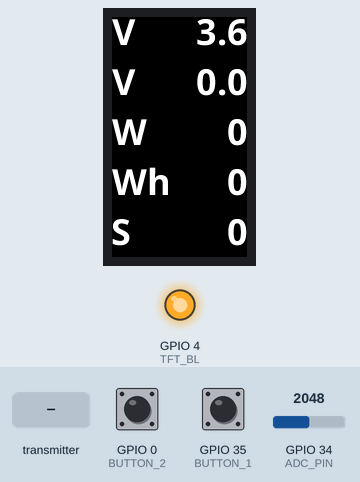
Simulated run of this sketch. Board: ESP32. On the bench: 135×240 colour display, output pins drawn as LEDs (lit = HIGH). The inputs (shaded band) are chosen by the test bench; at power-on: GPIO 0 (BUTTON_2) HIGH, GPIO 35 (BUTTON_1) HIGH, GPIO 34 (ADC_PIN) = 2048. What the sketch prints to the serial monitor is not drawn.

Above: at 1.3 s.
1.4 s: GPIO 0 (BUTTON_2) pulled LOW for 1 s
At 3.4 s:
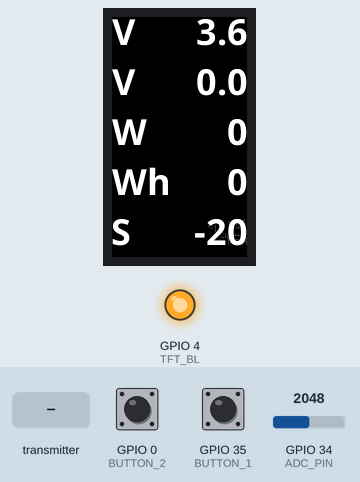
3.9 s: the transmitter starts sending board_voltage = 25
At 5.2 s:
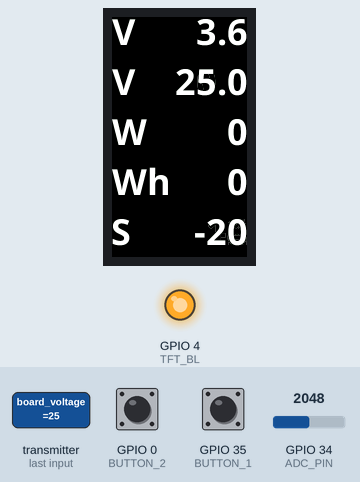
5.5 s: GPIO 35 (BUTTON_1) pulled LOW for 3.2 s
At 9.5 s:
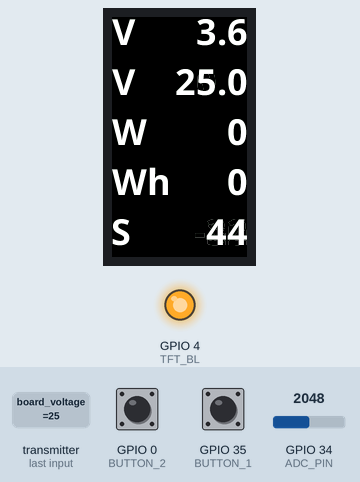
10.2 s: GPIO 34 (ADC_PIN) set to 2866
At 11.3 s:
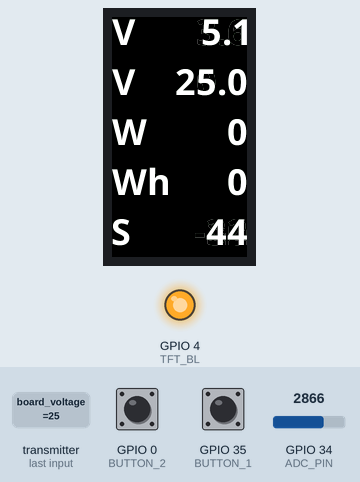
11.8 s: the transmitter starts sending power = 25
At 13.1 s:
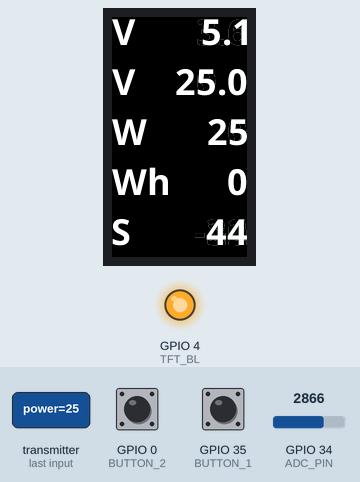
13.4 s: the transmitter starts sending energy = 25
At 13.8 s:
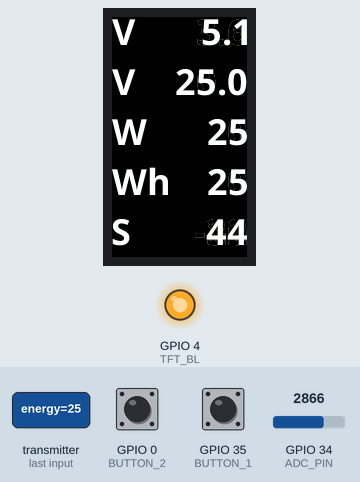
Timing chart, 0 to 16.0 s (numbered marks = the images above; inputs shaded):
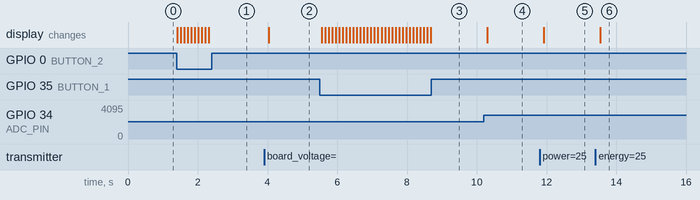

The sketch:

sup_board_remote.ino
```cpp
#include <TFT_eSPI.h>
#include <SPI.h>
#include <Wire.h>
#include <Button2.h>
#include "esp_adc_cal.h"
#include "NotoSansBold36.h"

#include <esp_now.h>
#include <WiFi.h>


#ifndef TFT_DISPOFF
#define TFT_DISPOFF 0x28
#endif

#ifndef TFT_SLPIN
#define TFT_SLPIN 0x10
#endif

#define TFT_MOSI 19
#define TFT_SCLK 18
#define TFT_CS 5
#define TFT_DC 16
#define TFT_RST 23

#define TFT_BL 4 //
#define ADC_EN 14
#define ADC_PIN 34
#define BUTTON_1 35//25
#define BUTTON_2 0//26
#define BUTTON_3 27

#define AA_FONT_LARGE NotoSansBold36


TFT_eSPI tft = TFT_eSPI(135, 240);
Button2 btn3(BUTTON_3);

char buff[512];
int vref = 1100;

float voltage = -1;
float voltage_last = -1;
float board_voltage_last = -1;
float power_last = -1;
float energy_last = -1;
int speed_last = -1;


uint8_t broadcastAddress[] = {0x24, 0x62, 0xAB, 0xF9, 0x99, 0xBC};

float board_voltage;
float power;
float energy;

int speed;

// Variable to store if sending data was successful
String success;

typedef struct struct_message_remote {
    int speed;
} struct_message_remote;

typedef struct struct_message_base {
    float board_voltage;
    float power;
    float energy;
} struct_message_base;

struct_message_remote outgoingReadings;
struct_message_base incomingReadings;

// Callback when data is sent
void OnDataSent(const uint8_t *mac_addr, esp_now_send_status_t status) {
//  Serial.print("\r\nLast Packet Send Status:\t");
 // Serial.println(status == ESP_NOW_SEND_SUCCESS ? "Delivery Success" : "Delivery Fail");
  if (status ==0){
    success = "Delivery Success :)";
  }
  else{
    success = "Delivery Fail :(";
  }
}

// Callback when data is received
void OnDataRecv(const uint8_t * mac, const uint8_t *incomingData, int len) {
  memcpy(&incomingReadings, incomingData, sizeof(incomingReadings));
  Serial.print("Received: ");
  Serial.print(incomingReadings.board_voltage);
  Serial.print(",");
  Serial.print(incomingReadings.power);
  Serial.print(",");
  Serial.println(incomingReadings.energy);

  board_voltage = incomingReadings.board_voltage;
  power = incomingReadings.power;
  energy = incomingReadings.energy;
}

void setup() {
  // Init Serial Monitor
  Serial.begin(115200);

  tft_setup();

  WiFi.mode(WIFI_STA);

  // Init ESP-NOW
  if (esp_now_init() != ESP_OK) {
    Serial.println("Error initializing ESP-NOW");
    return;
  }

  // Once ESPNow is successfully Init, we will register for Send CB to
  // get the status of Trasnmitted packet
  esp_now_register_send_cb(OnDataSent);

  // Register peer
  esp_now_peer_info_t peerInfo;
  memcpy(peerInfo.peer_addr, broadcastAddress, 6);
  peerInfo.channel = 0;
  peerInfo.encrypt = false;

  // Add peer
  if (esp_now_add_peer(&peerInfo) != ESP_OK){
    Serial.println("Failed to add peer");
    return;
  }
  // Register for a callback function that will be called when data is received
  esp_now_register_recv_cb(OnDataRecv);
}

void loop() {
    static uint64_t timeStamp = 0;
    if (millis() - timeStamp > 100) {
      timeStamp = millis();
      int button_state_1 = digitalRead(BUTTON_1);
      int button_state_2 = digitalRead(BUTTON_2);

      if (button_state_1 == LOW) {
        change_speed(1);
      } else if (button_state_2 == LOW) {
         change_speed(-1);
      }

    // Set values to send
    outgoingReadings.speed = speed;

    // Send message via ESP-NOW
    esp_err_t result = esp_now_send(broadcastAddress, (uint8_t *) &outgoingReadings, sizeof(outgoingReadings));

    if (result != ESP_OK) {
      Serial.println("Error sending the data");
    }
    display_data();

    }
}


void display_data()
{

uint16_t v = analogRead(ADC_PIN);
voltage = ((float)v / 4095.0) * 2.0 * 3.3 * (vref / 1000.0);

tft.setTextDatum(TR_DATUM);


if (voltage != voltage_last) {
  tft.setTextColor(TFT_BLACK, TFT_BLACK);
  tft.drawString(String(voltage_last, 1),tft.width(),0);
  tft.setTextColor(TFT_WHITE, TFT_BLACK);
  tft.drawString(String(voltage, 1),tft.width(),0);
  voltage_last = voltage;
}

if (board_voltage != board_voltage_last) {
  tft.setTextColor(TFT_BLACK, TFT_BLACK);
  tft.drawString(String(board_voltage_last, 1),tft.width(),50);
  tft.setTextColor(TFT_WHITE, TFT_BLACK);
  tft.drawString(String(board_voltage, 1),tft.width(),50);
  board_voltage_last = board_voltage;
}

if (power != power_last) {
  tft.setTextColor(TFT_BLACK, TFT_BLACK);
  tft.drawString(String(power_last, 0),tft.width(),100);
  tft.setTextColor(TFT_WHITE, TFT_BLACK);
  tft.drawString(String(power, 0),tft.width(),100);
  power_last = power;
}

if (energy != energy_last) {
  tft.setTextColor(TFT_BLACK, TFT_BLACK);
  tft.drawString(String(energy_last, 0),tft.width(),150);
  tft.setTextColor(TFT_WHITE, TFT_BLACK);
  tft.drawString(String(energy, 0),tft.width(),150);
  energy_last = energy;
}

if (speed != speed_last){
  tft.setTextColor(TFT_BLACK, TFT_BLACK);
  tft.drawString(String(speed_last),tft.width(),200);
  tft.setTextColor(TFT_WHITE, TFT_BLACK);
  tft.drawString(String(speed),tft.width(),200);
  speed_last = speed;
}

}


void button_init()
{

btn3.setPressedHandler([](Button2 & b) {
  change_speed(0);
});
  /*
btn3.setLongClickHandler([](Button2 & b) {

  tft.writecommand(TFT_DISPOFF);
  tft.writecommand(TFT_SLPIN);
  esp_sleep_enable_ext1_wakeup(GPIO_SEL_27, ESP_EXT1_WAKEUP_ALL_LOW);
  esp_deep_sleep_start();
});
*/
}

void button_loop()
{
btn3.loop();
}

void tft_setup() {
  tft.init();

  tft.loadFont(AA_FONT_LARGE);
  tft.setTextColor(TFT_WHITE, TFT_BLACK);
  tft.fillScreen(TFT_BLACK);
  tft.setRotation(2);
  tft.setTextSize(4);

  tft.setTextDatum(TL_DATUM);

  tft.drawString("V", 0,0);
  tft.drawString("V", 0,50);
  tft.drawString("W", 0,100);
  tft.drawString("Wh", 0,150);
  tft.drawString("S", 0,200);


  if (TFT_BL > 0) { // TFT_BL has been set in the TFT_eSPI library in the User Setup file TTGO_T_Display.h
  pinMode(TFT_BL, OUTPUT); // Set backlight pin to output mode
  digitalWrite(TFT_BL, TFT_BACKLIGHT_ON); // Turn backlight on. TFT_BACKLIGHT_ON has been set in the TFT_eSPI library in the User Setup file TTGO_T_Display.h

  button_init();

  pinMode(BUTTON_1, INPUT);
  pinMode(BUTTON_2, INPUT);

  esp_adc_cal_characteristics_t adc_chars;
  esp_adc_cal_value_t val_type = esp_adc_cal_characterize((adc_unit_t)ADC_UNIT_1, (adc_atten_t)ADC1_CHANNEL_6, (adc_bits_width_t)ADC_WIDTH_BIT_12, 1100, &adc_chars);
  //Check type of calibration value used to characterize ADC
  if (val_type == ESP_ADC_CAL_VAL_EFUSE_VREF) {
    Serial.printf("eFuse Vref:%u mV", adc_chars.vref);
    vref = adc_chars.vref;
  } else if (val_type == ESP_ADC_CAL_VAL_EFUSE_TP) {
    Serial.printf("Two Point --> coeff_a:%umV coeff_b:%umV\n", adc_chars.coeff_a, adc_chars.coeff_b);
  } else {
    Serial.println("Default Vref: 1100mV");
  }
}
}

void change_speed(int dir) {
  if (dir == 0) {
    speed = 0;
  } else {
    speed += dir * 2;
  }
  if (speed < -100) {
    speed = -100;
  } else if (speed > 100) {
    speed = 100;
  }

}
```

Source omitted: oSansBold36.h (data table, 268283 bytes)

Measured:
- after the input at 1.4 s, the display: first changes at once (image 1 shows a later state)
- after the input at 3.9 s, the display: changes after 0.14 s (image 2)
- after the input at 5.5 s, the display: first changes after 0.05 s (image 3 shows a later state)
- after the input at 10.2 s, the display: changes after 0.10 s (image 4)
- after the input at 11.8 s, the display: changes after 0.12 s (image 5)
- after the input at 13.4 s, the display: changes after 0.14 s (image 6)
